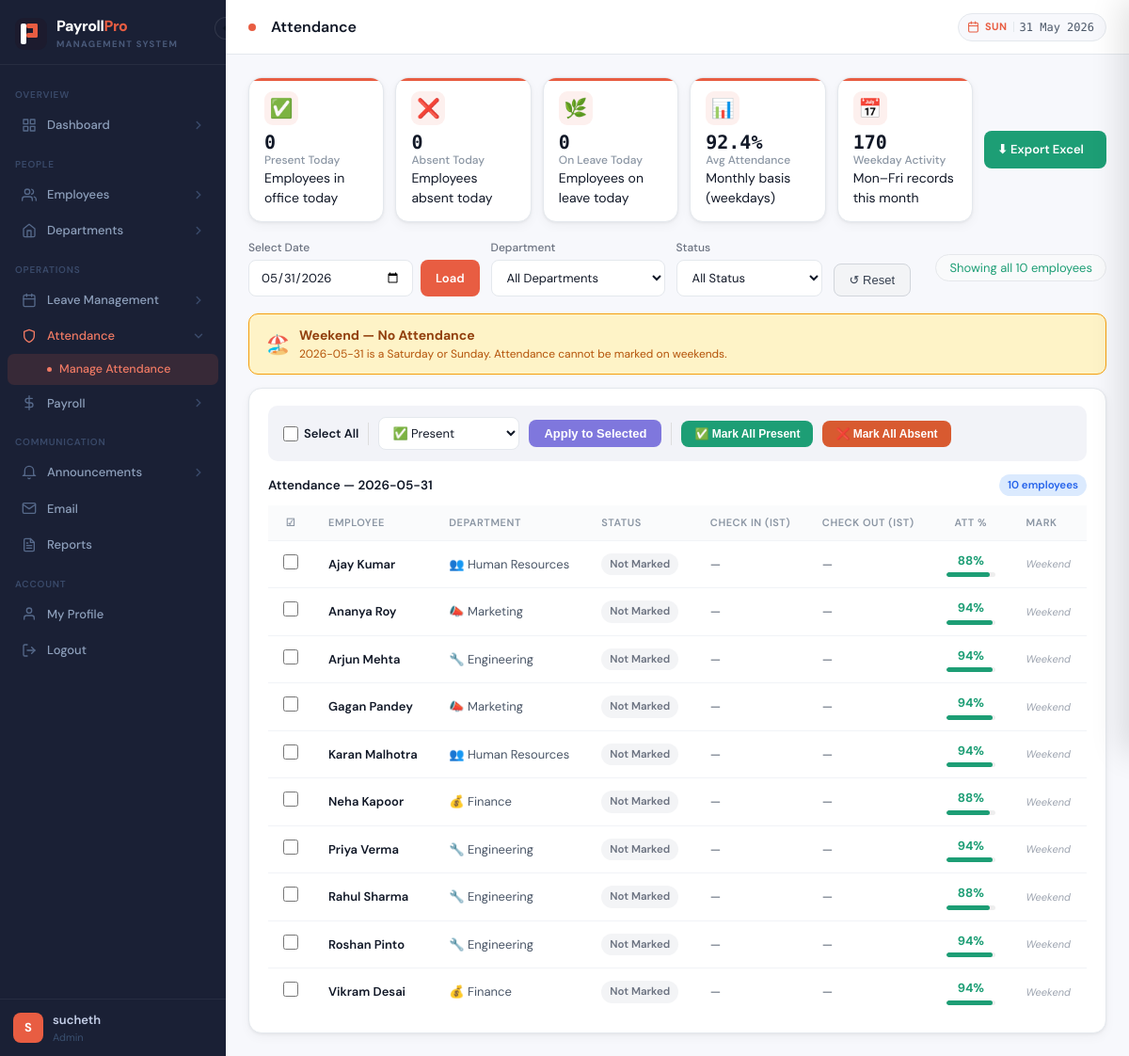
The app's page /attendance (signed in) with its own data.
### tables this page shows
CREATE TABLE employees (
        employee_id INTEGER PRIMARY KEY AUTOINCREMENT,
        name TEXT NOT NULL, email TEXT UNIQUE, phone TEXT,
        position TEXT, department_id INTEGER, base_salary REAL DEFAULT 0,
        join_date TEXT, status TEXT DEFAULT 'Active',
        profile_pic TEXT DEFAULT 'default.png'
    , gender TEXT DEFAULT '', experience_years INTEGER DEFAULT 0);

CREATE TABLE departments (
        department_id INTEGER PRIMARY KEY AUTOINCREMENT,
        dept_name TEXT NOT NULL UNIQUE, manager TEXT
    );

### app.py (the view)
@app.route("/attendance")
@login_required
def attendance():
    date_str = request.args.get("date", str(datetime.date.today()))
    today    = datetime.date.today()
    conn     = get_connection()
    records = conn.execute("""
        SELECT e.employee_id, e.name, d.dept_name,
               COALESCE(a.status,'—') as status,
               COALESCE(a.check_in,'—') as check_in,
               COALESCE(a.check_out,'—') as check_out
        FROM employees e
        JOIN departments d ON e.department_id=d.department_id
        LEFT JOIN attendance a ON a.employee_id=e.employee_id AND a.date=?
        WHERE e.status='Active' ORDER BY e.name
    """, (date_str,)).fetchall()
    today_str = str(today)
    present_today = conn.execute(
        "SELECT COUNT(DISTINCT employee_id) FROM attendance WHERE date=? AND status='Present'",
        (today_str,)).fetchone()[0]
    absent_today  = conn.execute(
        "SELECT COUNT(DISTINCT employee_id) FROM attendance WHERE date=? AND status='Absent'",
        (today_str,)).fetchone()[0]
    leave_today   = conn.execute(
        "SELECT COUNT(DISTINCT employee_id) FROM attendance WHERE date=? AND status='Leave'",
        (today_str,)).fetchone()[0]
    monthly = conn.execute("""
        SELECT status, COUNT(*) as cnt FROM attendance
        WHERE strftime('%m',date)=? AND strftime('%Y',date)=?
          AND CAST(strftime('%w', date) AS INTEGER) NOT IN (0, 6)
        GROUP BY status
    """, (f"{today.month:02d}", str(today.year))).fetchall()
    monthly_dict = {r["status"]: r["cnt"] for r in monthly}
    m_present = monthly_dict.get("Present", 0)
    m_absent  = monthly_dict.get("Absent",  0)
    m_leave   = monthly_dict.get("Leave",   0)
    m_total   = m_present + m_absent + m_leave
    att_pct   = round((m_present / m_total * 100), 1) if m_total else 0
    weekday_total = conn.execute("""
        SELECT COUNT(*) FROM attendance
        WHERE strftime('%m',date)=? AND strftime('%Y',date)=?
          AND CAST(strftime('%w', date) AS INTEGER) NOT IN (0, 6)
    """, (f"{today.month:02d}", str(today.year))).fetchone()[0]
    monthly_stats = {
        "present":       present_today,
        "absent":        absent_today,
        "on_leave":      leave_today,
        "att_pct":       att_pct,
        "total":         weekday_total,
    }
    emp_stats = {}
    rows = conn.execute("""
        SELECT employee_id,
               SUM(CASE WHEN status='Present' THEN 1 ELSE 0 END) as present,
               COUNT(*) as total
        FROM attendance
        WHERE strftime('%m',date)=? AND strftime('%Y',date)=?
          AND CAST(strftime('%w', date) AS INTEGER) NOT IN (0, 6)
        GROUP BY employee_id
    """, (f"{today.month:02d}", str(today.year))).fetchall()
    for r in rows:
        pct = round((r["present"] / r["total"] * 100), 0) if r["total"] else 0
        emp_stats[r["employee_id"]] = {"present": r["present"], "total": r["total"], "pct": int(pct)}
    try:
        selected_date = datetime.date.fromisoformat(date_str)
    except ValueError:
        selected_date = today
    is_weekend  = selected_date.weekday() >= 5      # Sat=5, Sun=6
    is_future   = selected_date > today
    conn.close()
    return render_template("attendance.html", records=records, date_str=date_str,
                           monthly=json.dumps([dict(r) for r in monthly]),
                           monthly_stats=monthly_stats, emp_stats=emp_stats,
                           is_weekend=is_weekend, is_future=is_future)

### templates/attendance.html (shortened to what this page needs)
{% extends "base.html" %}
{% block page_title %}Attendance{% endblock %}
{% block content %}
<div style="display:flex;gap:12px;flex-wrap:wrap;margin-bottom:18px;">
  <div class="stat-card stat-green" style="flex:1;min-width:130px;padding:14px 16px;">
    <div class="stat-icon" style="font-size:20px;">✅</div>
    <div class="stat-body">
      <div class="stat-value" style="font-size:20px;">{{ monthly_stats.present }}</div>
      <div class="stat-label">Present Today</div><div class="stat-sublabel">Employees in office today</div>
    </div>
  </div>
  <div class="stat-card stat-red" style="flex:1;min-width:130px;padding:14px 16px;">
    <div class="stat-icon" style="font-size:20px;">❌</div>
    <div class="stat-body">
      <div class="stat-value" style="font-size:20px;">{{ monthly_stats.absent }}</div>
      <div class="stat-label">Absent Today</div><div class="stat-sublabel">Employees absent today</div>
    </div>
  </div>
  <div class="stat-card stat-orange" style="flex:1;min-width:130px;padding:14px 16px;">
    <div class="stat-icon" style="font-size:20px;">🌿</div>
    <div class="stat-body">
      <div class="stat-value" style="font-size:20px;">{{ monthly_stats.on_leave }}</div>
      <div class="stat-label">On Leave Today</div><div class="stat-sublabel">Employees on leave today</div>
    </div>
  </div>
  <div class="stat-card stat-purple" style="flex:1;min-width:130px;padding:14px 16px;">
    <div class="stat-icon" style="font-size:20px;">📊</div>
    <div class="stat-body">
      <div class="stat-value" style="font-size:20px;">{{ monthly_stats.att_pct }}%</div>
      <div class="stat-label">Avg Attendance</div><div class="stat-sublabel">Monthly basis (weekdays)</div>
    </div>
  </div>
  <div class="stat-card stat-blue" style="flex:1;min-width:130px;padding:14px 16px;">
    <div class="stat-icon" style="font-size:20px;">📅</div>
    <div class="stat-body">
      <div class="stat-value" style="font-size:20px;">{{ monthly_stats.total }}</div>
      <div class="stat-label">Weekday Activity</div><div class="stat-sublabel">Mon–Fri records this month</div>
    </div>
  </div>
  {% if session.role in ('admin','hr') %}
  <div style="flex:1;min-width:130px;display:flex;flex-direction:column;gap:6px;justify-content:center;">
    <a id="exportBtn"
       href="{{ url_for('attendance_export_excel', month=now.month, year=now.year) }}"
       class="btn btn-primary"
       style="background:#1D9E75;text-align:center;font-size:13px;padding:10px 14px;">
      ⬇ Export Excel
    </a>
  </div>
  {% endif %}
</div>
<div class="filter-bar" style="display:flex;gap:12px;align-items:flex-end;flex-wrap:wrap;margin-bottom:18px;">
  <div>
    <label style="font-size:12px;color:#6b7280;display:block;margin-bottom:4px;font-weight:500;">Select Date</label>
    <form method="GET" style="display:flex;gap:8px;margin:0;" id="dateForm">
      <input type="date" name="date" id="dateInput" value="{{ date_str }}" class="form-input" style="width:175px;">
      <button type="submit" class="btn btn-primary">Load</button>
    </form>
  </div>
  <div>
    <label style="font-size:12px;color:#6b7280;display:block;margin-bottom:4px;font-weight:500;">Department</label>
    <select id="filterDept" class="form-input" style="width:185px;" onchange="applyFilters()">
      <option value="">All Departments</option>
      {% set seen_depts = [] %}
    </select>
  </div>
  <div>
    <label style="font-size:12px;color:#6b7280;display:block;margin-bottom:4px;font-weight:500;">Status</label>
    <select id="filterStatus" class="form-input" style="width:155px;" onchange="applyFilters()">
      <option value="">All Status</option>
    </select>
  </div>
  <div>
    <button onclick="resetFilters()"
      style="padding:9px 16px;background:#f3f4f6;color:#374151;border:1px solid #d1d5db;border-radius:8px;cursor:pointer;font-size:13px;font-weight:500;">
      ↺ Reset
    </button>
  </div>
  <div style="margin-left:auto;align-self:center;">
    <span id="filterCount" style="font-size:13px;color:#6b7280;background:#f9fafb;border:1px solid #e5e7eb;border-radius:20px;padding:5px 14px;">
    </span>
  </div>
</div>
{% if is_weekend %}
<div style="background:#fef3c7;border:1px solid #f59e0b;border-radius:10px;padding:12px 18px;margin-bottom:14px;display:flex;align-items:center;gap:10px;">
  <span style="font-size:20px;">🏖️</span>
  <div>
    <strong style="color:#92400e;">Weekend — No Attendance</strong>
    <div style="font-size:12px;color:#b45309;">{{ date_str }} is a Saturday or Sunday. Attendance cannot be marked on weekends.</div>
  </div>
</div>
{% endif %}
<div class="chart-card" style="margin-bottom:0;">
    {% if session.role in ('admin','hr') %}
    <div style="background:#F2F3F8;border-radius:10px;padding:12px 16px;margin-bottom:14px;display:flex;gap:10px;align-items:center;flex-wrap:wrap;">
      <label style="display:flex;align-items:center;gap:6px;font-size:13px;font-weight:600;cursor:pointer;white-space:nowrap;">
        <input type="checkbox" id="selectAll" onchange="toggleSelectAll(this)"
               style="width:16px;height:16px;accent-color:#7F77DD;cursor:pointer;">
        Select All
      </label>
      <select id="bulkStatusSel" class="form-input" style="width:150px;padding:7px 10px;font-size:13px;">
        <option value="Present">✅ Present</option>
      </select>
      <button onclick="applyToSelected()"
        style="padding:7px 16px;background:#7F77DD;color:#fff;border:none;border-radius:8px;font-size:13px;font-weight:600;cursor:pointer;">
        Apply to Selected
      </button>
      <button onclick="markAll('Present')"
        style="padding:7px 14px;background:#1D9E75;color:#fff;border:none;border-radius:8px;font-size:12px;font-weight:600;cursor:pointer;white-space:nowrap;">
        ✅ Mark All Present
      </button>
      <button onclick="markAll('Absent')"
        style="padding:7px 14px;background:#D85A30;color:#fff;border:none;border-radius:8px;font-size:12px;font-weight:600;cursor:pointer;white-space:nowrap;">
        ❌ Mark All Absent
      </button>
    </div>
    {% endif %}
    <div class="chart-header" style="margin-bottom:10px;">
      <h3>Attendance — {{ date_str }}</h3>
      <span class="badge badge-blue">{{ records|length }} employees</span>
    </div>
    <div style="overflow-x:auto;">
    <table class="data-table" id="attTable" style="min-width:600px;">
      <thead>
        <tr>
          {% if session.role in ('admin','hr') %}
          <th style="width:40px;text-align:center;">☑</th>
          {% endif %}
          <th>Employee</th>
          <th>Department</th>
          <th>Status</th>
          <th>Check In (IST)</th>
          <th>Check Out (IST)</th>
          <th style="text-align:center;">Att %</th>
          {% if session.role in ('admin','hr') %}<th>Mark</th>{% endif %}
        </tr>
      </thead>
      <tbody id="attTableBody">
        {% for r in records %}
        {% set es = emp_stats.get(r.employee_id, {}) %}
        {% set pct = es.get('pct', 0) %}
        <tr data-dept="{{ r.dept_name }}" data-status="{{ 'Not Marked' if (not r.status or r.status == '—') else r.status }}">
          {% if session.role in ('admin','hr') %}
          <td style="text-align:center;">
            <input type="checkbox" class="emp-check" value="{{ r.employee_id }}"
                   onchange="updateSelectedCount()"
                   style="width:16px;height:16px;accent-color:#7F77DD;cursor:pointer;">
          </td>
          {% endif %}
          <td><strong>{{ r.name }}</strong></td>
          <td>
            <span style="display:inline-flex;align-items:center;gap:5px;font-size:13px;">
              {% if r.dept_name == 'Engineering' %}🔧
              {% elif r.dept_name == 'Human Resources' %}👥
              {% elif r.dept_name == 'Finance' %}💰
              {% elif r.dept_name == 'Marketing' %}📣
              {% else %}🏢{% endif %}
              {{ r.dept_name }}
            </span>
          </td>
          <td>
            <span class="badge badge-{{ 'green' if r.status=='Present' else ('red' if r.status=='Absent' else ('orange' if r.status=='Leave' else 'grey')) }}">
              {{ r.status if r.status != '—' else 'Not Marked' }}
            </span>
          </td>
          <td style="font-size:13px;">
            {% if r.check_in and r.check_in != '—' %}
              {% set parts = r.check_in.split(':') %}
              {% set h = parts[0]|int %}
              {% set m = parts[1] %}
              {% set period = 'AM' if h < 12 else 'PM' %}
              {% set h12 = h % 12 %}
              {% set h12 = 12 if h12 == 0 else h12 %}
              <span style="color:#166534;font-weight:500;">{{ '%02d'|format(h12) }}:{{ m }} {{ period }} IST</span>
            {% else %}—{% endif %}
          </td>
          <td style="font-size:13px;">
            {% if r.check_out and r.check_out != '—' %}
              {% set parts = r.check_out.split(':') %}
              {% set h = parts[0]|int %}
              {% set m = parts[1] %}
              {% set period = 'AM' if h < 12 else 'PM' %}
              {% set h12 = h % 12 %}
              {% set h12 = 12 if h12 == 0 else h12 %}
              <span style="color:#991b1b;font-weight:500;">{{ '%02d'|format(h12) }}:{{ m }} {{ period }} IST</span>
            {% else %}—{% endif %}
          </td>
          <td style="text-align:center;">
            {% if pct > 0 %}
            <div style="display:flex;flex-direction:column;align-items:center;gap:3px;">
              <span style="font-size:13px;font-weight:700;color:{% if pct >= 75 %}#1D9E75{% elif pct >= 50 %}#BA7517{% else %}#D85A30{% endif %};">
                {{ pct }}%
              </span>
              <div style="width:52px;height:5px;background:#eee;border-radius:4px;overflow:hidden;">
                <div style="height:100%;width:{{ pct }}%;background:{% if pct >= 75 %}#1D9E75{% elif pct >= 50 %}#BA7517{% else %}#D85A30{% endif %};border-radius:4px;"></div>
              </div>
            </div>
            {% else %}
            <span style="color:#ccc;font-size:12px;">—</span>
            {% endif %}
          </td>
          {% if session.role in ('admin','hr') %}
          <td>
            <div style="display:flex;gap:4px;">
              {% if is_weekend or is_future %}
                <span style="font-size:11px;color:#9ca3af;font-style:italic;">
                  {{ 'Weekend' if is_weekend else 'Future' }}
                </span>
              {% endif %}
            </div>
          </td>
          {% endif %}
        </tr>
        {% endfor %}
      </tbody>
    </table>
    </div>
{% endblock %}

### records on screen
employees: name "Ajay Kumar", dept_name "Human Resources", status "Not Marked", pct "88", value "Weekend"
employees: name "Ananya Roy", dept_name "Marketing", status "Not Marked", pct "94", value "Weekend"
employees: name "Arjun Mehta", dept_name "Engineering", status "Not Marked", pct "94", value "Weekend"
employees: name "Gagan Pandey", dept_name "Marketing", status "Not Marked", pct "94", value "Weekend"
employees: name "Karan Malhotra", dept_name "Human Resources", status "Not Marked", pct "94", value "Weekend"
employees: name "Neha Kapoor", dept_name "Finance", status "Not Marked", pct "88", value "Weekend"
employees: name "Priya Verma", dept_name "Engineering", status "Not Marked", pct "94", value "Weekend"
employees: name "Rahul Sharma", dept_name "Engineering", status "Not Marked", pct "88", value "Weekend"
employees: name "Roshan Pinto", dept_name "Engineering", status "Not Marked", pct "94", value "Weekend"
employees: name "Vikram Desai", dept_name "Finance", status "Not Marked", pct "94", value "Weekend"

### other values on screen
{{ session.username[0].upper() if session.username else 'U' }} "S"
{{ session.username }} "sucheth"
{{ session.role | capitalize }} "Admin"
{{ monthly_stats.present }} "0"
{{ monthly_stats.absent }} "0"
{{ monthly_stats.on_leave }} "0"
{{ monthly_stats.att_pct }} "92.4"
{{ monthly_stats.total }} "170"
{{ date_str }} "2026-05-31"
{{ records|length }} "10"
